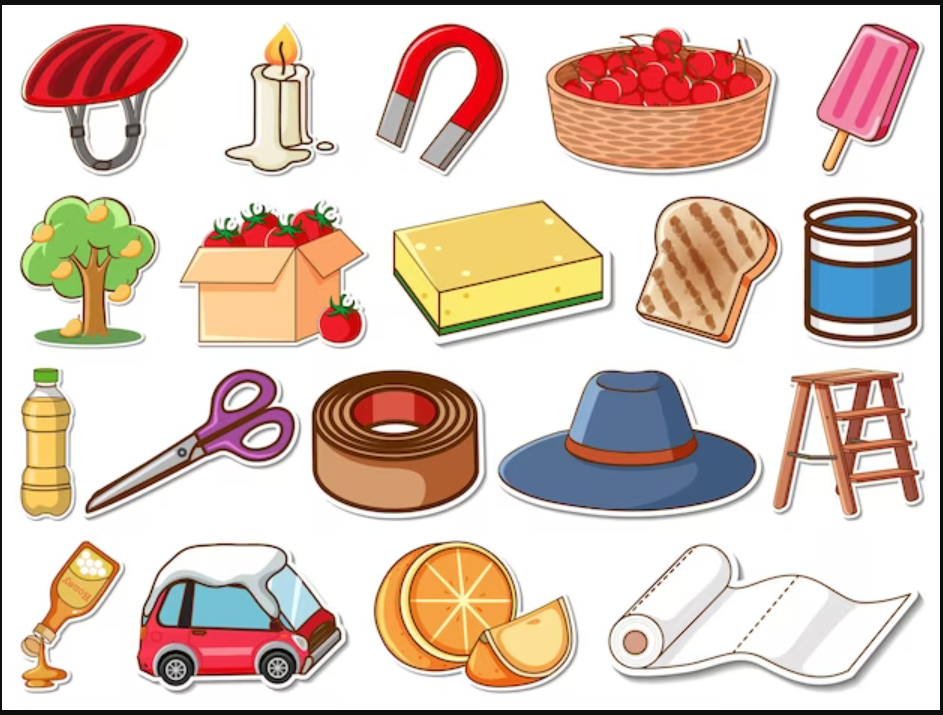
#> input picture CV/Experiment 6/test1.png, 943 x 715 px
$ jupyter execute Exp6.ipynb
#> lines starting #> are read from the running program, lines starting #| are printed output that depends on the picture
[cell 1]
import cv2
import matplotlib.pyplot as plt

# Loading the image
img = cv2.imread('test1.png')
#> img is the input picture: shape (715, 943, 3); mean B, G, R 187.2, 198.7, 218.3

 # Converting image to grayscale
gray= cv2.cvtColor(img,cv2.COLOR_BGR2GRAY)
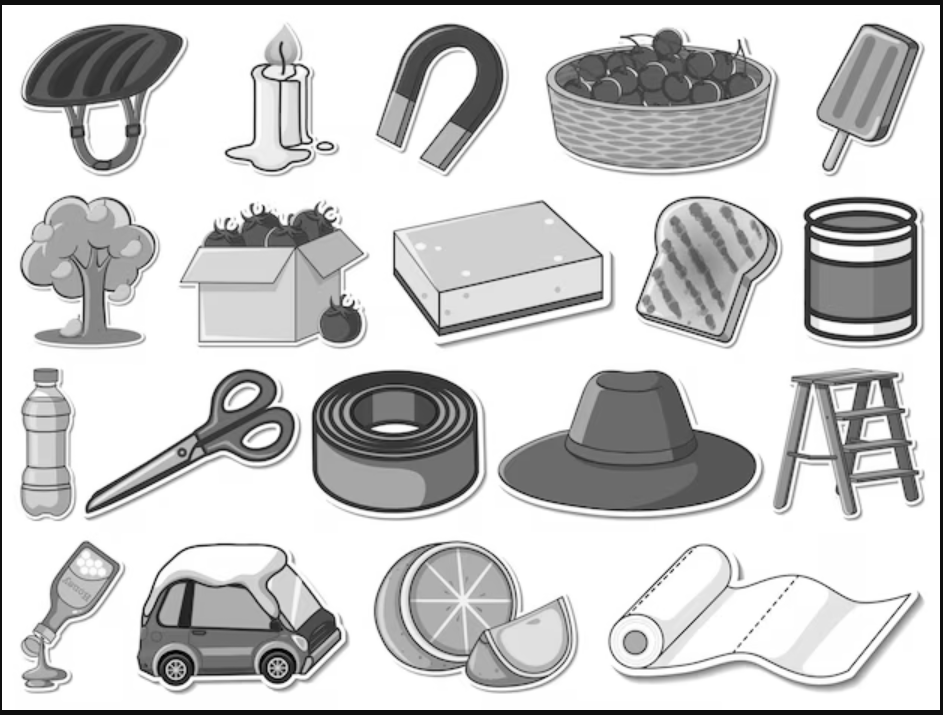
#> gray: shape (715, 943); min 0, max 255, mean 203.3

# Applying SIFT detector
sift = cv2.SIFT_create()
kp = sift.detect(gray, None)
#> kp = 2480 keypoints; strongest (x, y, size): (814, 215, 5.2), (906, 215, 5.2), (907, 229, 4.3), (814, 229, 4)

# Marking the keypoint on the image using circles
img=cv2.drawKeypoints(gray ,
                      kp ,
                      img ,
                      flags=cv2.DRAW_MATCHES_FLAGS_DRAW_RICH_KEYPOINTS)
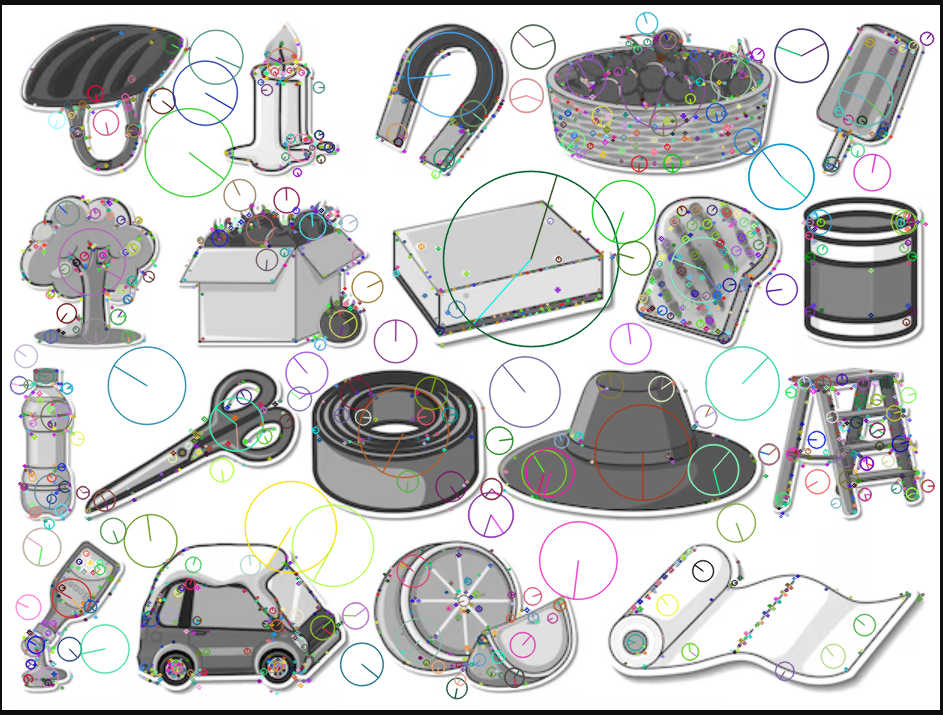
#> img: shape (715, 943, 3); mean B, G, R 199.6, 199.9, 199.5

cv2.imwrite('image-with-keypoints.jpg', img)
#> Out = True

[cell 2]
import matplotlib.pyplot as plt

from skimage.feature import hog
from skimage import data, exposure


image = cv2.imread('test2.jpg')
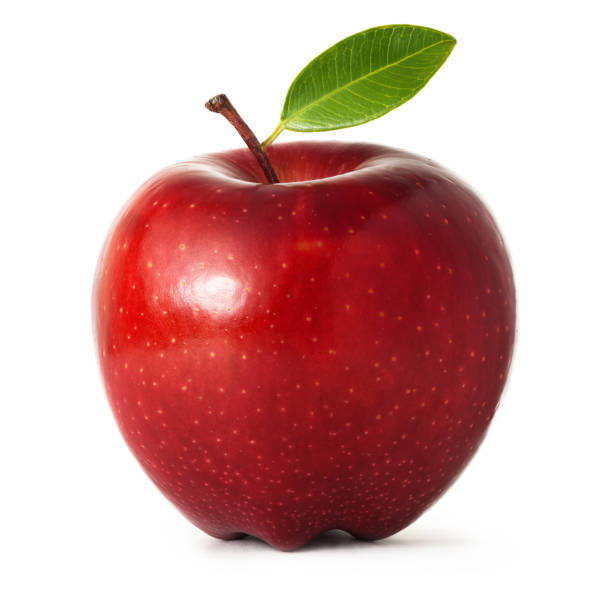
#> input picture CV/Experiment 6/test2.jpg, 612 x 612 px
#> image is the input picture: shape (612, 612, 3); mean B, G, R 167.8, 170.6, 212

fd, hog_image = hog(image, orientations=8, pixels_per_cell=(16, 16),
                    cells_per_block=(1, 1), visualize=True, channel_axis=-1)
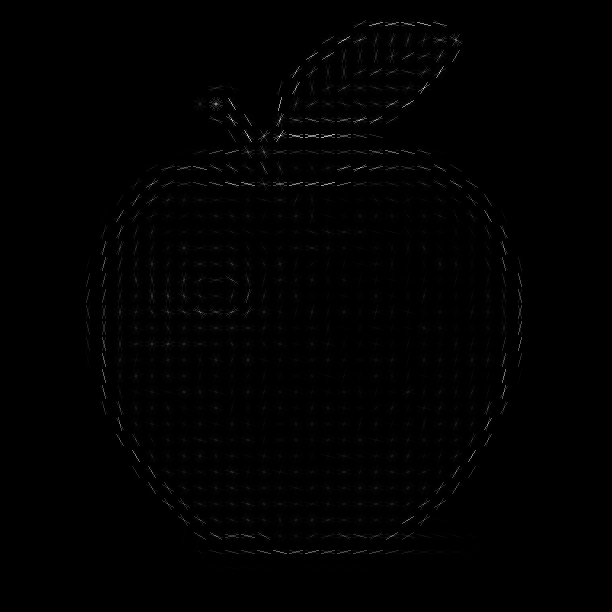
#> hog_image: shape (612, 612) float64; min 0, max 58.32, mean 0.3; drawn with min black and max white
#> fd = 11552 values, max 1 at index 196, min 0 at index 0, mean 0.165

fig, (ax1, ax2) = plt.subplots(1, 2, figsize=(8, 4), sharex=True, sharey=True)

ax1.axis('off')
ax1.imshow(image, cmap=plt.cm.gray)
ax1.set_title('Input image')

# Rescale histogram for better display
hog_image_rescaled = exposure.rescale_intensity(hog_image, in_range=(0, 10))
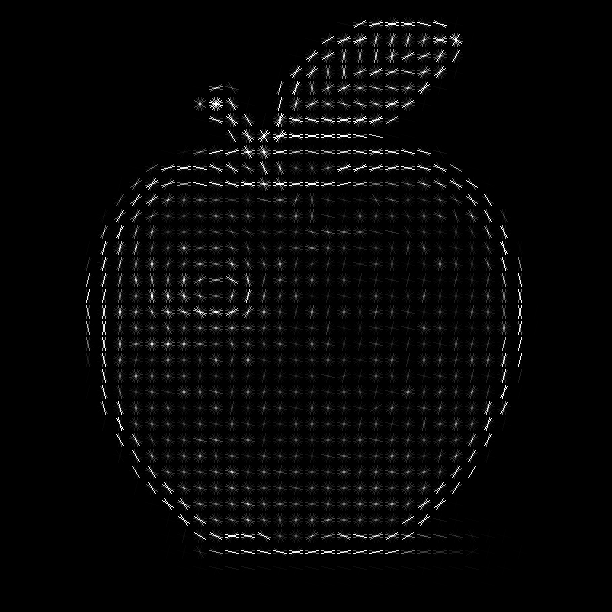
#> hog_image_rescaled: shape (612, 612) float64; min 0, max 1, mean 0.027

ax2.axis('off')
ax2.imshow(hog_image_rescaled, cmap=plt.cm.gray)
ax2.set_title('Histogram of Oriented Gradients')
plt.show()
#> figure, not shown here; B, G, R data is drawn as R, G, B
